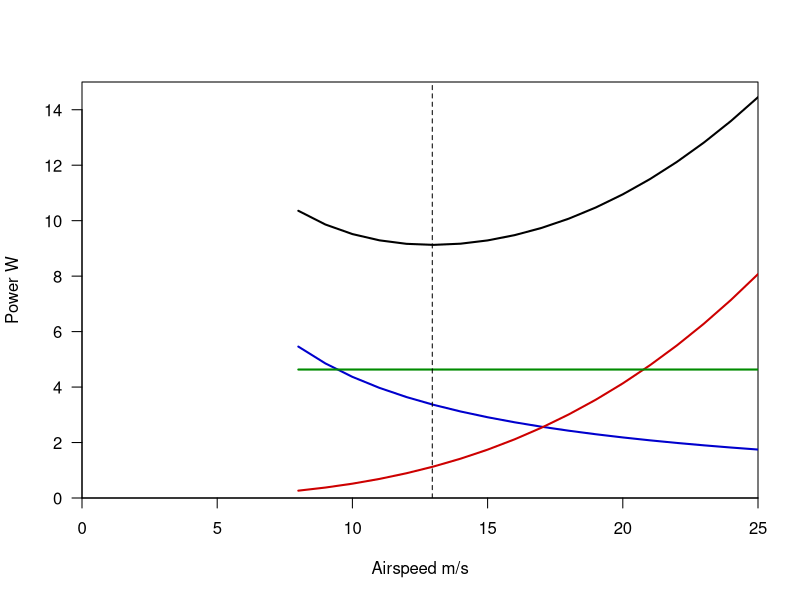

This figure's R source:
#########################################################
### Functions for Estimating Avian Flight Performance ###
#########################################################

# These functions use morphometric data to estimate parameters related to flight performance such as the mechanical power required for flight based based on aerodynamic models of flapping flight. The models are based on Pennycuick's "Modeling the flying bird" (2008, Accademic Press) with small modifications explained in Claramunt & Wright (2016). Basic morphometric data required are mass, wingpann, and total wing area. Physical parameters such as gravity and air density have conventional default values but can be changed.

# References #

#Claramunt, S., & N. A. Wright. in press. Using museum specimens to study flight and dispersal. in M. S. Webster (ed.) Emerging Frontiers in Collections-based Ornithological Research: The Extended Specimen. Studies in Avian Biology.
# Pennycuick, C. J. 2008. Modeling the flying bird. Academic Press, Cambridge, MA.


### Arguments ###

# m		total body mass in kilograms
# B		wingspan in meters.
# Awing	total wing area in squared meters.
# V		velocity (m/s), true airspeed. If not provided, defaults to the minimum power velocity estimated from the power functions.
# Abody	frontal area of the body (m^2). If not provided, it is estimated from the body mass using the allometric equation 0.01*m^(2/3).
# Cbody	the body’s drag coefficient.
# Cpro	profile power constant
# rho	air density.
# g		gravitational acceleration.


### Minimum Power Velocity ###
# Is the velocity that minimizes the power required for flight.

V.mp <- function(m, B, Abody=0.01*m^(2/3), Cbody=0.1, rho=1.23, g=9.80665)
{(0.807*sqrt(m*g))/(sqrt(B*rho)*(Abody*Cbody)^0.25)}


### Induced Power ####
# Power required to support the weight of the bird

P.induced <- function(m, B, V, rho=1.23, g=9.80665) {(2*(m*g)^2)/(V*pi*rho*B^2)}

### Parasite Power ###
# Power required for counteracting the drag of the body.

P.parasite <- function(m, Abody=0.01*m^(2/3), Cbody=0.1, V, rho=1.23) {(Abody*Cbody*rho*V^3)/2}

### Profile Power ###
# The power required to overcome the drag of the wings that is not accounted for already as induced drag associated with lift.

P.profile <- function(m, Awing, B, Abody=0.01*m^(2/3), Cbody=0.1, Cpro=8.4, rho=1.23, g=9.80665) {
	
	Vmp <- V.mp(m=m, B=B, Cbody=Cbody, rho=rho, g=g)
	
	Pind <- P.induced(m=m, B=B, V=Vmp)
	Ppar <- P.parasite(m=m, Abody=Abody, V=Vmp, Cbody=Cbody, rho=rho)
	
	Ppro <- (Pind+Ppar)*Cpro*Awing/B^2
	
	return(Ppro)
}


### Total Mechanicas Power ###
# The sum of Induces, Parasite, and Profile powers.


P.mec <- function(m, Awing, B, Abody=0.01*m^(2/3), V=NULL, Cbody=0.1, Cpro=8.4, rho=1.23, g=9.80665) {
	
	if(is.null(V)) V <- V.mp(m=m, B=B, Cbody=Cbody, rho=rho, g=g)

	Pind <- P.induced(m=m, B=B, V=V)
	Ppar <- P.parasite(m=m, Abody=Abody, V=V, Cbody=Cbody, rho=rho)
	Ppro <- P.profile(m=m, Awing=Awing, B=B, Abody=Abody, Cbody=Cbody, Cpro=Cpro, rho=rho, g=g)
	return(Pind+Ppar+Ppro)
}

### Lift to Drag Ratio ###

Lift.Drag <- function(m, Awing, B, Abody=0.01*m^(2/3), V=NULL, Cbody=0.1, Cpro=8.4, rho=1.23, g=9.80665) {
	
	if(is.null(V)) V <- V.mp(m=m, B=B, Cbody=Cbody, rho=rho, g=g)

	Pind <- P.induced(m=m, B=B, V=V)
	Ppar <- P.parasite(m=m, Abody=Abody, V=V, Cbody=Cbody, rho=rho)
	Ppro <- P.profile(m=m, Awing=Awing, B=B, Abody=Abody, Cbody=Cbody, Cpro=Cpro, rho=rho, g=g)
		
	LDR <- m*g*V/(Pind+Ppar+Ppro)
	
	return(LDR)
}



### EXAMPLES ###

# Diffrenreces in flight efficiency among similar sized passerines

Lift.Drag(m=0.017, B=0.324, Awing=0.014) # Barn swallow		

Lift.Drag(m=0.0173, B=0.187, Awing=0.0087) # Rufous spinetail
	

# Mechanical power as a function of air speed for Anas penelope (Compare with figure 3.5 in Pennycuick, 2008).

plot(8:25, P.mec(m=0.770, Awing=0.0829, B=0.822, V=c(8:25)), type="l", xlim=c(0,25), ylim=c(0,15), yaxs="i", xaxs="i", las=1, xlab="Airspeed m/s", ylab="Power W", lwd=2)

lines(8:25, P.induced(m=0.770, B=0.822, V=8:25), col="blue3", lwd=2)
lines(8:25, P.parasite(m=0.770, V=8:25), col="red3", lwd=2)
lines(c(8,25), rep(P.profile(m=0.770, Awing=0.0829, B=0.822),2), col="green4", lwd=2)
abline(v=V.mp(m= 0.770, B= 0.822), lty="dashed")

